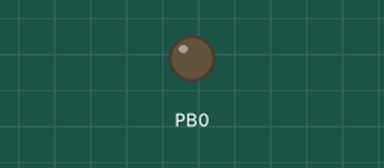
This sketch was run on a simulated ATtiny85, built with avr-gcc and run on an emulated ATtiny85. Shown: output pins drawn as LEDs (lit = HIGH).

Above: at 1.4 s.
At 4.4 s:
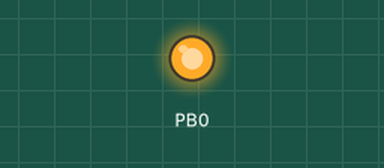
Timing chart, 0 to 4.7 s (numbered marks = the images above):
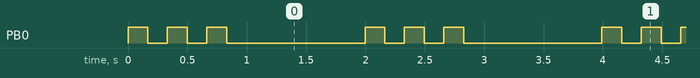

The sketch:

test_arduino.ino
```cpp
// (licence header left out)
///
/// @file	test_arduino.ino
/// @brief	Main sketch
///
/// @details	<#details#>
/// @n @a	Developed with [embedXcode](http://embedXcode.weebly.com)
///
/// @author	Cimpeanu Marian
/// @author	Cimpeanu Marian
/// @date	7/26/13 11:33 PM
/// @version	<#version#>
///
/// @copyright	© Cimpeanu Marian, 2013
/// @copyright	CC = BY NC SA
///
/// @see	ReadMe.txt for references
/// @n
///


// Core library for code-sense
#if defined(WIRING) // Wiring specific
#include "Wiring.h"
#elif defined(MAPLE_IDE) // Maple specific
#include "WProgram.h"
#elif defined(MPIDE) // chipKIT specific
#include "WProgram.h"
#elif defined(DIGISPARK) // Digispark specific
#include "Arduino.h"
#elif defined(ENERGIA) // LaunchPad, FraunchPad and StellarPad specific
#include "Energia.h"
#elif defined(CORE_TEENSY) // Teensy specific
#include "WProgram.h"
#elif defined(ARDUINO) && (ARDUINO >= 100) // Arduino 1.0 and 1.5 specific
#include "Arduino.h"
#elif defined(ARDUINO) && (ARDUINO < 100) // Arduino 23 specific
#include "WProgram.h"
#else // error
#error Platform not defined
#endif

// Include application, user and local libraries
#include "LocalLibrary.h"

// Define variables and constants
///
/// @brief	Name of the LED
/// @details	Each board has a LED but connected to a different pin
///
uint8_t myLED;


///
/// @brief	Setup
/// @details	Define the pin the LED is connected to
///
// Add setup code
void setup() {
  // myLED pin number
#if defined(__AVR_ATmega328P__) || defined(__AVR_ATmega2560__) || defined(__AVR_ATmega32U4__) || defined(__SAM3X8E__) // Arduino specific
  myLED = 13;
#elif defined(__PIC32MX__) // chipKIT specific
  myLED = 13;
#elif defined(__AVR_ATtinyX5__) // Digispark specific
    myLED = 1; // assuming model A
#elif defined(__AVR_ATmega644P__) // Wiring specific
  myLED = 15;
#elif defined(__MSP430G2452__) || defined(__MSP430G2553__) || defined(__MSP430G2231__) || defined(__MSP430FR5739__) // LaunchPad and FraunchPad specific
  myLED = RED_LED;
#elif defined(__LM4F120H5QR__) // StellarPad specific
  myLED = RED_LED;
#elif defined(MCU_STM32F103RB) || defined(MCU_STM32F103ZE) || defined(MCU_STM32F103CB) || defined(MCU_STM32F103RE) // Maple specific
  myLED = BOARD_LED_PIN;
#elif defined(__MK20DX128__) // Teensy 3.0 specific
    myLED = 13;
#endif

  pinMode(myLED, OUTPUT);
}

///
/// @brief	Loop
/// @details	Call blink
///
// Add loop code
void loop() {
  blink(myLED, 3, 333);
  delay(1000);
}
```

LocalLibrary.cpp
```cpp
// (licence header left out)
#include "LocalLibrary.h"

void blink(uint8_t pin, uint8_t times, uint16_t ms) {
  for (uint8_t i=0; i<times; i++) {
    digitalWrite(pin, HIGH);
    delay(ms >> 1);
    digitalWrite(pin, LOW);
    delay(ms >> 1);
  }
}
```

LocalLibrary.h
```cpp
// (licence header left out)
// Core library - IDE-based
#if defined(MPIDE) // chipKIT specific
#include "WProgram.h"
#elif defined(DIGISPARK) // Digispark specific
#include "Arduino.h"
#elif defined(ENERGIA) // LaunchPad, FraunchPad and StellarPad specific
#include "Energia.h"
#elif defined(MAPLE_IDE) // Maple specific
#include "WProgram.h"
#elif defined(CORE_TEENSY) // Teensy specific
#include "WProgram.h"
#elif defined(WIRING) // Wiring specific
#include "Wiring.h"
#elif defined(ARDUINO) && (ARDUINO >= 100) // Arduino 1.0x and 1.5x specific
#include "Arduino.h"
#elif defined(ARDUINO) && (ARDUINO < 100)  // Arduino 23 specific
#include "WProgram.h"
#endif // end IDE

#ifndef test arduino_LocalLibrary_h
#define test arduino_LocalLibrary_h

///
/// @brief	Blink a LED
/// @details	LED attached to pin is light on then light off
/// @n		Total cycle duration = ms
/// @param	pin pin to which the LED is attached
/// @param	times number of times
/// @param	ms cycle duration in ms
///
void blink(uint8_t pin, uint8_t times, uint16_t ms);

#endif
```

main.cpp
```cpp
// (licence header left out)
// IDE selection
#if defined(EMBEDXCODE)

// Sketch
#include "test_arduino.ino"

// Core library and main()
#if defined(MPIDE)
// ====================================================================== chipKIT specific

// **********************************************************************
// 	main.c
//
// 	Arduino core files for PIC32
// 		Copyright (c) 2010, 2011 by Mark Sproul
//
//
// **********************************************************************
// 	this code is based on code Copyright (c) 2005-2006 David A. Mellis
//
// 	This library is free software; you can redistribute it and/or
// 	modify it under the terms of the GNU Lesser General Public
// 	License as published by the Free Software Foundation; either
// 	version 2.1 of the License, or (at your option) any later version.
//
// 	This library is distributed in the hope that it will be useful,
// 	but WITHOUT ANY WARRANTY; without even the implied warranty of
// 	MERCHANTABILITY or FITNESS FOR A PARTICULAR PURPOSE.// 	See the GNU
// 	Lesser General Public License for more details.
//
// 	You should have received a copy of the GNU Lesser General
// 	Public License along with this library; if not, write to the
// 	Free Software Foundation, Inc., 59 Temple Place, Suite 330,
// 	Boston, MA  02111-1307  USA
//
//
// **********************************************************************
// 	Edit History
// **********************************************************************
// 	Oct 12,	2010	Got MPLAB X working on MacOSX 1.6 for the first time
//  Dec 12, 2011 <GeneApperson> added call to _scheduleTask() before call
// 					to loop().
// **********************************************************************

#define OPT_SYSTEM_INTERNAL
#include "System_Defs.h"
#include "WProgram.h"

int main(void)
{
	init();

	setup();

	for (;;) {
        //		_scheduleTask();
		loop();
	}
	return 0;
}


#elif defined(DIGISPARK)
// ====================================================================== Digispark specific

#include "WProgram.h"

int main(void)
{
	init();

	setup();

	for (;;)
		loop();

	return 0;
}


#elif defined(ENERGIA)
// ====================================================================== LaunchPad, FraunchPad and StellarPad specific

#if defined(__LM4F120H5QR__)
// ---------------------------------------------------------------------- StellarPad specific

#include "Energia.h"
#include "inc/lm4f120h5qr.h"
#include "inc/hw_gpio.h"
#include "driverlib/rom.h"
#include "driverlib/sysctl.h"
#include "driverlib/eeprom.h"

int main(void)
{

    timerInit();

	ROM_SysCtlPeripheralEnable(SYSCTL_PERIPH_GPIOA);
    ROM_SysCtlPeripheralEnable(SYSCTL_PERIPH_GPIOB);
    ROM_SysCtlPeripheralEnable(SYSCTL_PERIPH_GPIOC);
	ROM_SysCtlPeripheralEnable(SYSCTL_PERIPH_GPIOD);
    ROM_SysCtlPeripheralEnable(SYSCTL_PERIPH_GPIOE);
    ROM_SysCtlPeripheralEnable(SYSCTL_PERIPH_GPIOF);

    ROM_SysCtlPeripheralEnable(SYSCTL_PERIPH_EEPROM0);
    if(ROM_EEPROMInit() == EEPROM_INIT_ERROR) {
    	if(ROM_EEPROMInit() != EEPROM_INIT_ERROR)
    		ROM_EEPROMMassErase();
    }

    //Unlock and commit NMI pins PD7 and PF0
    HWREG(GPIO_PORTF_BASE + GPIO_O_LOCK) = 0x4C4F434B;
    HWREG(GPIO_PORTF_BASE + GPIO_O_CR) |= 0x1;
    HWREG(GPIO_PORTD_BASE + GPIO_O_LOCK) = 0x4C4F434B;
    HWREG(GPIO_PORTD_BASE + GPIO_O_CR) |= 0x80;

    setup();

    for (;;) {
        loop();
        if (serialEventRun) serialEventRun();
    }

}

#else
// ---------------------------------------------------------------------- MSP430 specific

#include "Energia.h"

int main(void)
{
	init();

	setup();

	for (;;) {
		loop();
		if (serialEventRun) serialEventRun();
	}

	return 0;
}

#endif // Energia


#elif defined(MAPLE_IDE)
// ====================================================================== Maple specific

// *****************************************************************************
//  The MIT License
//
//  Copyright (c) 2010 LeafLabs LLC.
//
//  Permission is hereby granted, free of charge, to any person
//  obtaining a copy of this software and associated documentation
//  files (the "Software"), to deal in the Software without
//  restriction, including without limitation the rights to use, copy,
//  modify, merge, publish, distribute, sublicense, and/or sell copies
//  of the Software, and to permit persons to whom the Software is
//  furnished to do so, subject to the following conditions:
//
//  The above copyright notice and this permission notice shall be
//  included in all copies or substantial portions of the Software.
//
//  THE SOFTWARE IS PROVIDED "AS IS", WITHOUT WARRANTY OF ANY KIND,
//  EXPRESS OR IMPLIED, INCLUDING BUT NOT LIMITED TO THE WARRANTIES OF
//  MERCHANTABILITY, FITNESS FOR A PARTICULAR PURPOSE AND
//  NONINFRINGEMENT. IN NO EVENT SHALL THE AUTHORS OR COPYRIGHT HOLDERS
//  BE LIABLE FOR ANY CLAIM, DAMAGES OR OTHER LIABILITY, WHETHER IN AN
//  ACTION OF CONTRACT, TORT OR OTHERWISE, ARISING FROM, OUT OF OR IN
//  CONNECTION WITH THE SOFTWARE OR THE USE OR OTHER DEALINGS IN THE
//  SOFTWARE.
// ****************************************************************************

__attribute__(( constructor )) void premain() {
    init();
}

int main(void) {
    setup();

    for (;;)
        loop();

    return 0;
}


#elif defined(CORE_TEENSY)
// ====================================================================== Teensy specific

#if defined(__MK20DX128__)
// ---------------------------------------------------------------------- Teensy 3 specific

#include "WProgram.h"

extern "C" int main(void)
{
	// Arduino's main() function just calls setup() and loop()....
	setup();
	while (1) {
		loop();
		yield();
	}
}

#else
// ---------------------------------------------------------------------- Teensy 2 specific

#include "WProgram.h"

//int main(void) __attribute__((noreturn));
int main(void)
{
	_init_Teensyduino_internal_();

	setup();

    for (;;)
        loop();
}


#endif // Teensy


#elif defined(WIRING)
// ====================================================================== Wiring specific

// Replace #include "WProgram.h" by #include "Wiring.h"
// Comment boardInit();

#include "Wiring.h"

int main(void)
{
    // Hardware specific initializations.
    //    boardInit();
    init();

    // User defined setup routine
    setup();
    // User defined loop routine
    for(;;)
        loop();
}


#elif defined(ARDUINO)
// ====================================================================== Arduino specific

#if (ARDUINO < 100)
// ---------------------------------------------------------------------- Arduino 0023 specific

#include "WProgram.h"

int main(void)
{
	init();

	setup();

	for (;;)
		loop();

	return 0;
}


#elif (ARDUINO < 150)
// ---------------------------------------------------------------------- Arduino 1.0x specific

#include "Arduino.h"

int main(void)
{
	init();

#if defined(USBCON)
	USBDevice.attach();
#endif

	setup();

	for (;;) {
		loop();
		if (serialEventRun) serialEventRun();
	}

	return 0;
}


#else
// ---------------------------------------------------------------------- Arduino 1.5x specific

#if defined(__SAM3X8E__)
// ...................................................................... Arduino 1.5x SAM architecture specific

/*
 Copyright (c) 2011 Arduino.  All right reserved.

 This library is free software; you can redistribute it and/or
 modify it under the terms of the GNU Lesser General Public
 License as published by the Free Software Foundation; either
 version 2.1 of the License, or (at your option) any later version.

 This library is distributed in the hope that it will be useful,
 but WITHOUT ANY WARRANTY; without even the implied warranty of
 MERCHANTABILITY or FITNESS FOR A PARTICULAR PURPOSE.
 See the GNU Lesser General Public License for more details.

 You should have received a copy of the GNU Lesser General Public
 License along with this library; if not, write to the Free Software
 Foundation, Inc., 51 Franklin St, Fifth Floor, Boston, MA  02110-1301  USA
 */

#define ARDUINO_MAIN
#include "Arduino.h"

/*
 * Cortex-M3 Systick IT handler
 */
/*
 extern void SysTick_Handler( void )
 {
 // Increment tick count each ms
 TimeTick_Increment() ;
 }
 */

/*
 * \brief Main entry point of Arduino application
 */
int main( void )
{
	init();

	delay(1);

#if defined(USBCON)
	USBDevice.attach();
#endif

	setup();

	for (;;)
	{
		loop();
		if (serialEventRun) serialEventRun();
	}

	return 0;
}

#else
// ...................................................................... Arduino 1.5x AVR architecture specific

#include "Arduino.h"

int main(void)
{
	init();

#if defined(USBCON)
	USBDevice.attach();
#endif

	setup();

	for (;;) {
		loop();
		if (serialEventRun) serialEventRun();
	}

	return 0;
}


#endif // architecture


#endif // Arduino


#else // error
#error Platform not defined
#endif // end IDE
#endif // end embedXcode
```

Measured:
- by itself, PB0: repeats every 2.0 s: 2 × (LOW 0.17 s, HIGH 0.17 s), LOW 1.2 s, HIGH 0.17 s
- by itself, everything shown: repeats every 2.0 s, in 6 steps
